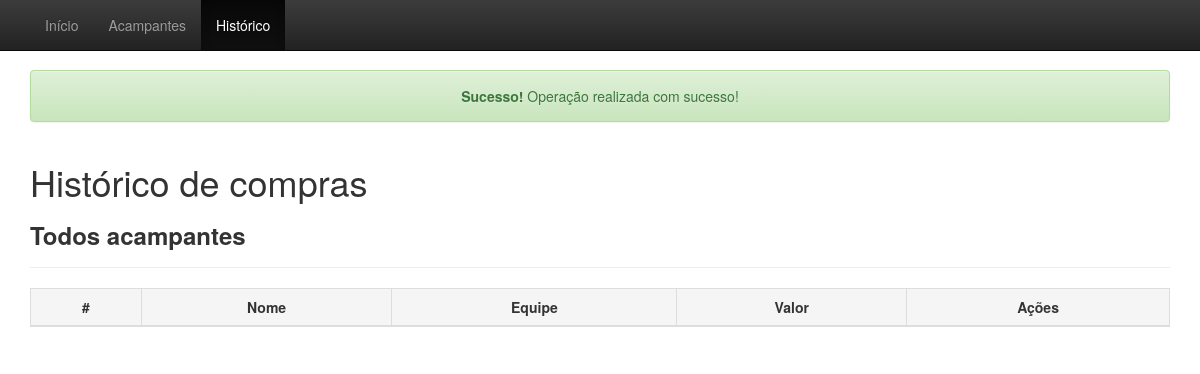
Page /historico.php?success on the earlier database version.
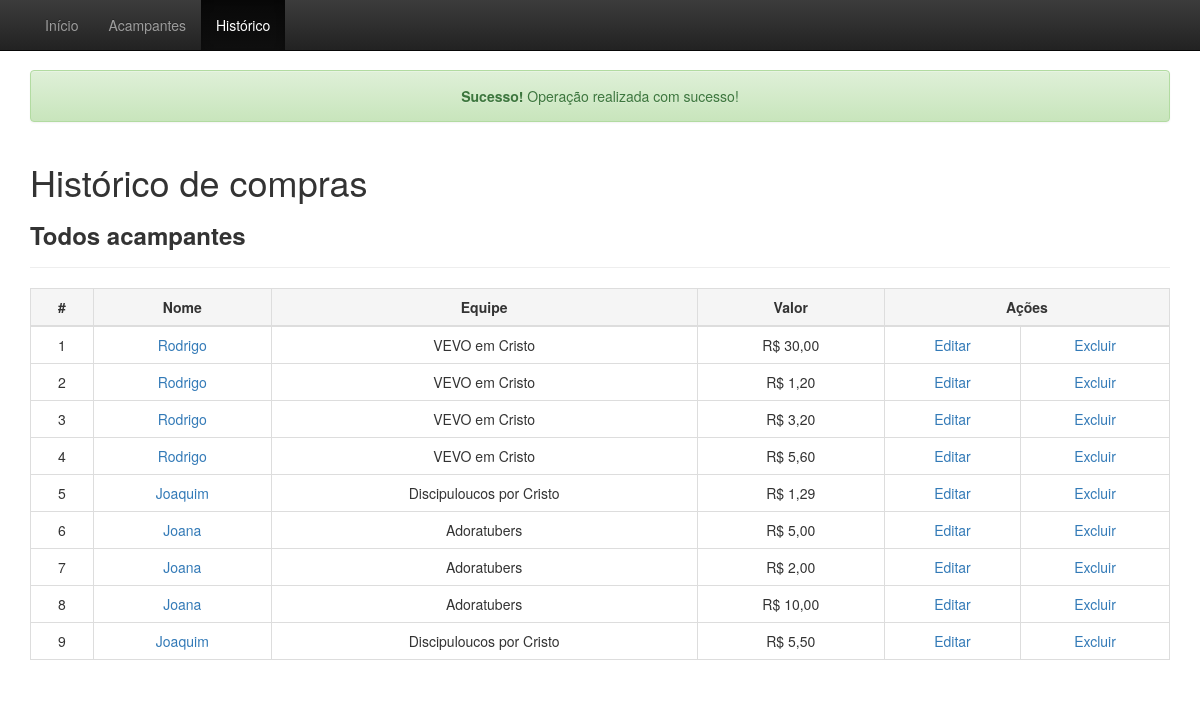
Same page on the later database version.
### tables this page shows
CREATE TABLE IF NOT EXISTS `historico` (
`id` int(255) NOT NULL,
  `acampante_id` int(255) NOT NULL,
  `valor_compra` decimal(5,2) NOT NULL,
  `descricao` varchar(255) NOT NULL,
  `timestamp` timestamp NOT NULL DEFAULT CURRENT_TIMESTAMP
);

CREATE TABLE IF NOT EXISTS `acampantes` (
  `nome` varchar(60) NOT NULL,
  `conta` decimal(5,2) DEFAULT NULL,
  `equipe` varchar(30) NOT NULL,
`id` int(255) NOT NULL
);

### historico.php (the view, shortened to what this page needs)
<!DOCTYPE html>
<html lang="pt-br">
	<head>
		<link href="css/bootstrap.min.css" rel="stylesheet">
		<link href="css/bootstrap-theme.min.css" rel="stylesheet">
		<link href="css/theme.css" rel="stylesheet">
	</head>
	<body role="document">
		<?php
			$acampante_id = isset($_GET["id"]) ? $_GET["id"] : 0;
			if ($acampante_id > 0) {
				$sql=mysql_query("SELECT * FROM acampantes WHERE id=$acampante_id");
				$acampante=mysql_fetch_array($sql);
				$compras=mysql_query("SELECT * FROM historico WHERE acampante_id=$acampante_id");
			} else {
				$compras=mysql_query("SELECT * FROM historico");
			}
			include_once("menu_admin.php");
		?>
		<div class="container theme-showcase" role="main">
			<?php if (isset($_GET["success"])) { ?>
				<div class="alert alert-success" role="alert">
					<center><strong>Sucesso!</strong> Opera&ccedil;&atilde;o realizada com sucesso!</center>
				</div>
			<?php } ?>
			<div class="page-header">
				<h1>Histórico de compras</h1>
				<?php if ($acampante_id > 0) { ?>
					<h3><b>Acampante: </b><?=$acampante["nome"]?> - <?=$acampante["equipe"]?></h3>
					<a href="historico.php">Histórico de todos os acampantes</a>
				<?php } else { ?>
					<h3><b>Todos acampantes</b></h3>
				<?php } ?>
			</div>
			<div class="row">
				<div class="col-md-12">
					<table class="table table-hover table-bordered responsive-table">
						<thead>
							<tr class="active">
								<th style="text-align: center">#</th>
								<?php if ($acampante_id == 0) { ?>
								<th style="text-align: center">Nome</th>
								<th style="text-align: center">Equipe</th>
								<?php } ?>
								<th style="text-align: center">Valor</th>
								<th style="text-align: center" colspan="2">A&ccedil;&otilde;es</th>
							</tr>
						</thead>
						<tbody>
						<?php $num=1; ?>
						<?php while ($compra = mysql_fetch_array($compras)) { ?>
							<tr>
								<td align="center"><?=$num++?></td>
								<?php if ($acampante_id == 0) { ?>
								<?php
									$sql=mysql_query("SELECT * FROM acampantes WHERE id=".$compra['acampante_id']);
									$acampante=mysql_fetch_array($sql);
								?>
								<td style="text-align: center"><a href="historico.php?id=<?=$acampante['id']?>"><?=$acampante['nome']?></a></td>
								<td align="center"><?=$acampante["equipe"]?></td>
								<?php } ?>
								<td align="center"><?='R$ '.number_format($compra["valor_compra"], 2, ',', '.')?></td>
								<td align="center"><a href=<?="editando_historico.php?acampante_id=".$compra['acampante_id']."&compra_id=".$compra['id']?>>Editar</a></td>
								<td align="center"><a href="excluir_historico.php?id=<?=$compra['id']?>" onclick="return confirm('Deseja mesmo excluir?');">Excluir</a></td>
							</tr>
						<?php } ?>
						</tbody>
					</table>
				</div>
			</div>
		</div>
	</body>
</html>

### menu_admin.php
<nav class="navbar navbar-inverse navbar-fixed-top">
	<div class="container">
		<div id="navbar" class="navbar-collapse collapse">
			<ul class="nav navbar-nav">
				<li <?=strpos($_SERVER["REQUEST_URI"], "administrativo.php")!==false?'class="active"':""?>><a href="index.php">Início</a></li>
				<li <?=strpos($_SERVER["REQUEST_URI"], "listagem.php")!==false?'class="active"':""?>><a href="listagem.php">Acampantes</a></li>
				<li <?=strpos($_SERVER["REQUEST_URI"], "historico.php")!==false?'class="active"':""?>><a href="historico.php">Histórico</a></li>
			</ul>
		</div>
	</div>
</nav>

### css/theme.css (style rules this page uses)
body { padding-top: 70px; padding-bottom: 30px; }

Differences in the rows shown:
added historico: acampante.nome "Rodrigo", acampante.equipe "VEVO em Cristo", valor_compra "30,00"
added historico: acampante.nome "Rodrigo", acampante.equipe "VEVO em Cristo", valor_compra "1,20"
added historico: acampante.nome "Rodrigo", acampante.equipe "VEVO em Cristo", valor_compra "3,20"
added historico: acampante.nome "Rodrigo", acampante.equipe "VEVO em Cristo", valor_compra "5,60"
added historico: acampante.nome "Joaquim", acampante.equipe "Discipuloucos por Cristo", valor_compra "1,29"
added historico: acampante.nome "Joana", acampante.equipe "Adoratubers", valor_compra "5,00"
added historico: acampante.nome "Joana", acampante.equipe "Adoratubers", valor_compra "2,00"
added historico: acampante.nome "Joana", acampante.equipe "Adoratubers", valor_compra "10,00"
added historico: acampante.nome "Joaquim", acampante.equipe "Discipuloucos por Cristo", valor_compra "5,50"
